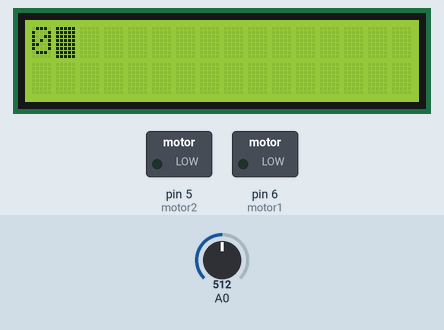
The sketch below on a simulated Arduino Uno, built with avr-gcc and run on an emulated ATmega328P. Parts: 16×2 character LCD, switched loads named in the sketch (green lamp = pin HIGH). The test bench sets the inputs (shaded band); at power-on: A0 = 512. What the sketch prints to the serial monitor is not drawn.

Above: at 1.6 s.
1.7 s: A0 set to 716
At 2.8 s:
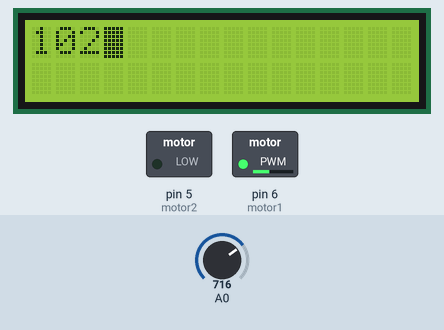
5.5 s: A0 set to 900
At 6.6 s:
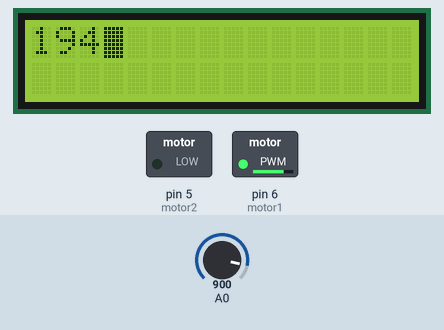
9.6 s: A0 set to 511
At 10.4 s:
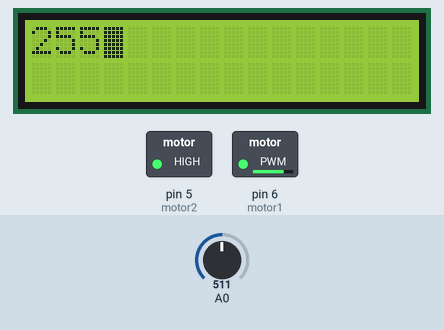
13.6 s: A0 set to 492
At 14.9 s:
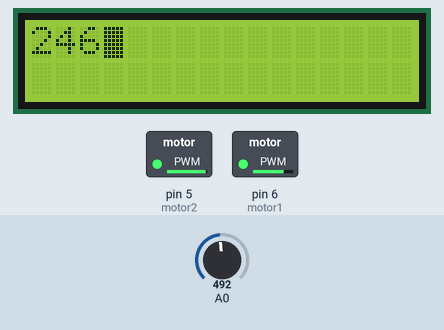
17.6 s: A0 set to 522
At 18.9 s:
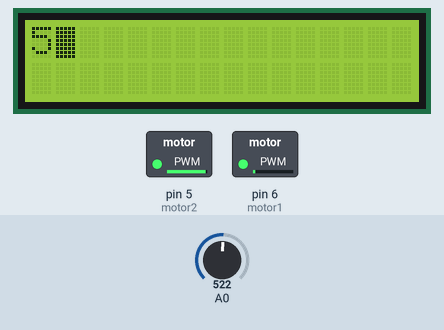
21.6 s: A0 set to 306
At 22.9 s:
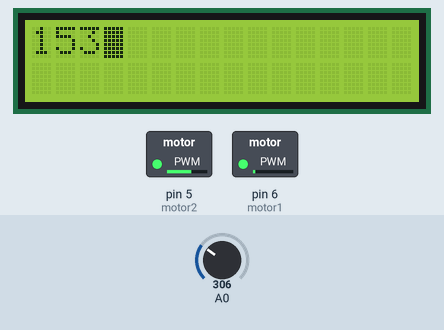
Timing chart, 0 to 24.6 s (numbered marks = the images above; inputs shaded):
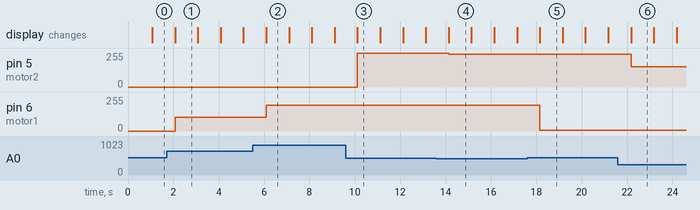

The sketch:

_120319_motorcontrol_withLCDscreen_forwardreverse.ino
```cpp
//  Run a motor's velocity via a pentiometer and output speed to LCD
//  3.16.2012
//  Bob Rowe, Imagine Nation
// "[...] guided by whim, imagination and curiousity."


//LCD Screen setup
#include <LiquidCrystal.h>  //Include the LCD library
LiquidCrystal lcd(8, 9, 10, 11, 12, 13);

const int motor1 = 6;   // define what pin the motor output (forward) is on
const int motor2 = 5;   // define what pin the second motor output (reverse) is on
int velocity = 0;  //set a variable 'velocity' equal to 0

void setup(){
  Serial.begin(9600);
  pinMode(motor1,OUTPUT);  //Set the pin the motor is on to an output pin
  pinMode(motor2,OUTPUT);  //Set the pin the motor is on to an output pin

  lcd.begin(16,2);  //Setup LCD as a 2 line 16 digit LCD
  lcd.blink();  // Set LCD cursor to blink
  lcd.home();  // Send the LCD cursor to the home position - upper left
}

void loop(){
    velocity = analogRead(0);  //read analog value on pin A0
    if (velocity >= 512){
      analogWrite(motor1, (velocity-512)/2);  //write the analog value of A0 (velocity) to the motor output pin
      lcd.print((velocity-512)/2);
    }
    else {
      analogWrite(motor2, velocity/2);
      lcd.print(velocity/2);
    }
      delay(1000);
      lcd.clear();
      lcd.home();
  Serial.print(velocity);
}
```

Measured:
- after the input at 1.7 s, pin 6 (motor1): 0/255 → 102/255 after 0.37 s; the display: first differs from a run without the input after 0.38 s (image 1)
- after the input at 5.5 s, pin 6 (motor1): 102/255 → 194/255 after 0.60 s; the display: first differs from a run without the input after 0.60 s (image 2)
- after the input at 9.6 s, pin 5 (motor2): 0/255 → 255/255 after 0.52 s; the display: first differs from a run without the input after 0.52 s (image 3)
- after the input at 13.6 s, pin 5 (motor2): 255/255 → 246/255 after 0.54 s; the display: first differs from a run without the input after 0.54 s (image 4)
- after the input at 17.6 s, pin 6 (motor1): 194/255 → 5/255 after 0.56 s; the display: first differs from a run without the input after 0.56 s (image 5)
- after the input at 21.6 s, pin 5 (motor2): 246/255 → 153/255 after 0.58 s; the display: first differs from a run without the input after 0.58 s (image 6)
- what the display in image 1 shows lasts 1.0 s, from 2.1 s to 3.1 s
